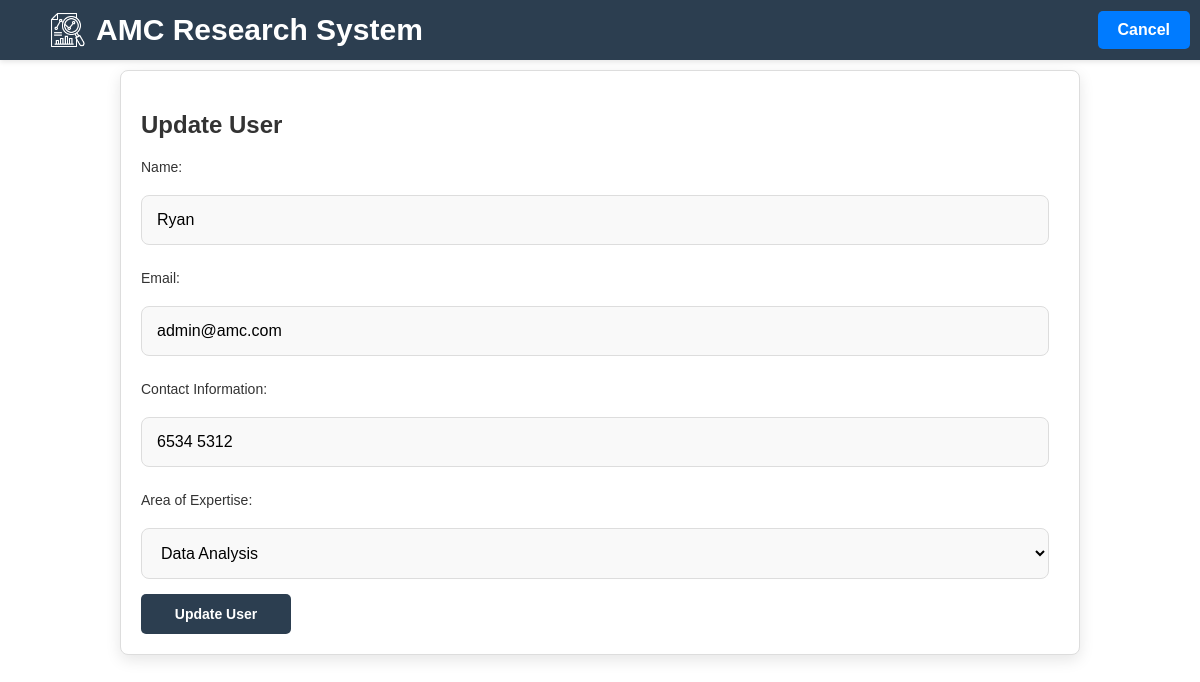
The page /CRUD1/update_user.php?id=8 (signed in) on the database its author committed.
### tables this page shows
CREATE TABLE `user` (
  `id` int(11) NOT NULL,
  `name` varchar(255) NOT NULL,
  `contact_information` varchar(25) NOT NULL,
  `area_of_expertise` varchar(255) NOT NULL,
  `age` int(11) NOT NULL,
  `email` varchar(255) NOT NULL,
  `password` varchar(255) NOT NULL,
  `role` enum('Admin','Researcher','Research Assistant') NOT NULL DEFAULT 'Researcher'
);

### CRUD1/update_user.php (the view, shortened to what this page needs)
<?php
require_once '../dbconnect.php';
$user_id = isset($_GET['id']) ? (int)$_GET['id'] : 0;
$name = $email = $contact_information = $area_of_expertise = '';
if ($user_id > 0) {
    $stmt = $conn->prepare("SELECT name, email, contact_information, area_of_expertise FROM user WHERE id = ?");
    $stmt->bind_param("i", $user_id);
    $stmt->execute();
    $stmt->bind_result($name, $email, $contact_information, $area_of_expertise);
} else {
    $_SESSION['error_message'] = "Invalid user ID!";
    header("Location: user_management.php");
    exit();
}
?>
<!DOCTYPE html>
<html lang="en">
<head>
    <link rel="stylesheet" type="text/css" href="/group/style/style.css?v=<?php echo time(); ?>">
</head>
<body>
    <div class="top-bar">
        <div class="logo-title-container">
            <img src="/group/images/research12.png" alt="Logo" class="logo">
            <span class="main-title">AMC Research System</span>
        </div>
        <a href="user_management.php" class="home-btn">Cancel</a>
    </div>
    <div class="equipment-container">
        <div class="create-container">
            <h2>Update User</h2>
            <form method="POST" class="add-equipment-form">
                <div class="form-group">
                    <label for="name">Name:</label>
                    <input type="text" id="name" name="name" value="<?php echo htmlspecialchars($name); ?>" required>
                </div>
                <div class="form-group">
                    <label for="email">Email:</label>
                    <input type="email" id="email" name="email" value="<?php echo htmlspecialchars($email); ?>" required>
                </div>
                <div class="form-group">
                    <label for="contact_information">Contact Information:</label>
                    <input type="text" id="contact_information" name="contact_information" value="<?php echo htmlspecialchars($contact_information); ?>" required>
                </div>
                <div class="form-group">
                    <label for="area_of_expertise">Area of Expertise:</label>
                    <select id="area_of_expertise" name="area_of_expertise" required>
                        <option value="Data Analysis" <?php echo $area_of_expertise === 'Data Analysis' ? 'selected' : ''; ?>>Data Analysis</option>
                    </select>
                </div>
                <div class="form-group">
                    <button type="submit" class="submit-button">Update User</button>
                </div>
            </form>
        </div>
    </div>
</body>
</html>

### style/style.css (style rules this page uses)
body { margin: 0; padding: 0; padding-bottom: 30px; font-family: 'Poppins', sans-serif; background: white; color: #333; min-height: 100vh; box-sizing: border-box; padding-top: 70px; overflow-x: hidden; }
.top-bar { width: 100%; height: 60px; background: #2C3E50; display: flex; justify-content: space-between; align-items: center; padding: 0 20px; box-shadow: 0 2px 5px rgba(0, 0, 0, 0.1); position: fixed; top: 0; z-index: 10; }
.logo { width: 36px; height: auto; object-fit: contain; margin-left: 30px; }
.main-title { color: #FFFFFF; font-size: 30px; font-weight: bold; margin-left: 0px; text-align: left; }
.home-btn { background: #007bff; color: #FFFFFF; text-decoration: none; padding: 10px 20px; border-radius: 5px; font-size: 16px; font-weight: bold; transition: background 0.3s ease; margin-left: auto; margin-right: 30px; }
.logo-title-container { display: flex; align-items: center; gap: 10px; }
.create-container, .read-container { width: 80%; margin: 0 auto; padding: 20px; border: 1px solid #ddd; border-radius: 8px; box-shadow: 0 5px 15px rgba(0, 0, 0, 0.1); background: white; box-sizing: border-box; }
.create-container { margin-top: 0; margin-bottom: 40px; }
.create-container input, .create-container select { width: calc(100% - 10px); max-width: 2000px; margin-top: 10px; margin-bottom: 15px; padding: 15px; border: 1px solid #ddd; border-radius: 8px; background-color: #f9f9f9; outline: none; font-size: 16px; box-sizing: border-box; transition: border-color 0.3s ease, box-shadow 0.3s ease; }
.create-container label { display: flex; align-items: center; gap: 10px; font-size: 14px; margin-bottom: 10px; margin-top: 10px; }
.create-container button { background-color: #2C3E50; color: white; border: none; padding: 12px 20px; font-size: 14px; font-weight: bold; cursor: pointer; transition: background-color 0.3s ease, transform 0.3s ease; width: 100%; max-width: 150px; border-radius: 5px; box-sizing: border-box; }

### rows shown on the page
user: name "Ryan", email "admin@amc.com", contact_information "6534 5312", area_of_expertise "Data Analysis"
